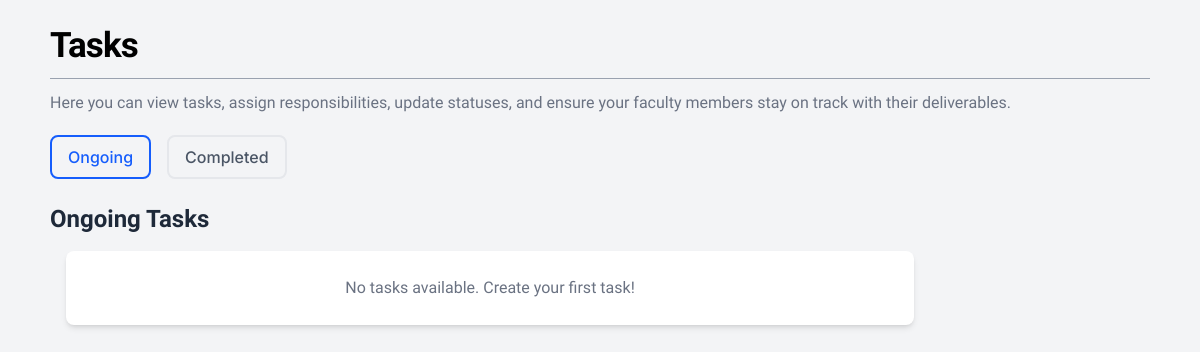
Page /main/task/task_frame.php (signed in) on the earlier database version.
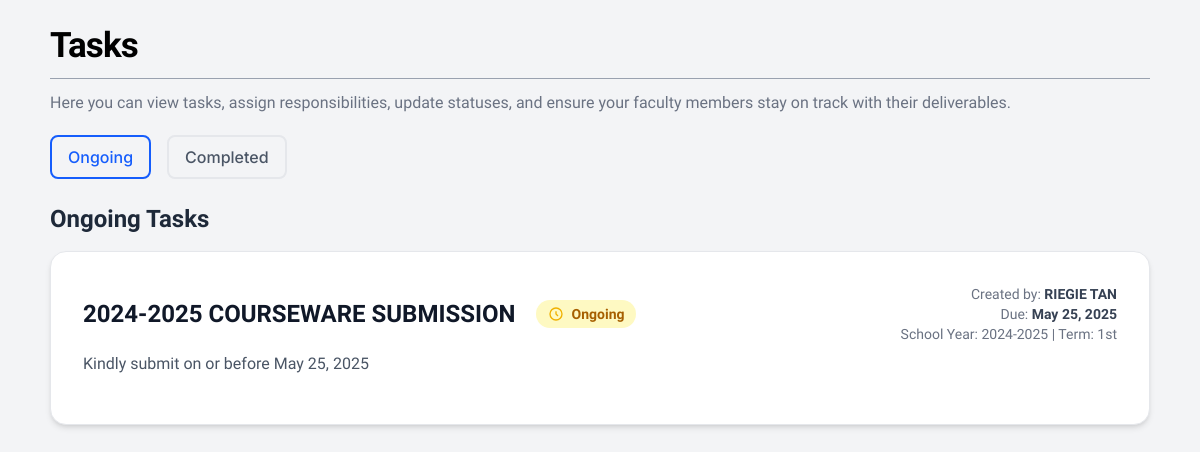
Same page on the later database version.
### tables this page shows
CREATE TABLE `tasks` (
  `TaskID` int(11) NOT NULL AUTO_INCREMENT,
  `Title` varchar(255) NOT NULL,
  `Description` text DEFAULT NULL,
  `CreatedBy` int(11) DEFAULT NULL,
  `FacultyID` int(11) DEFAULT NULL,
  `DueDate` date DEFAULT NULL,
  `Status` enum('Pending','In Progress','Completed') DEFAULT 'Pending',
  `SchoolYear` varchar(30) NOT NULL,
  `Term` varchar(30) NOT NULL,
  `CreatedAt` datetime DEFAULT current_timestamp(),
  PRIMARY KEY (`TaskID`),
  KEY `CreatedBy` (`CreatedBy`),
  KEY `FacultyID` (`FacultyID`),
  CONSTRAINT `tasks_ibfk_1` FOREIGN KEY (`CreatedBy`) REFERENCES `personnel` (`PersonnelID`),
  CONSTRAINT `tasks_ibfk_2` FOREIGN KEY (`FacultyID`) REFERENCES `faculties` (`FacultyID`)
);

### main/task/task_frame.php (the view, shortened to what the changed rows need)
<?php
$conn = new mysqli("localhost", "root", "", "cms");
$accountID = $_SESSION['AccountID'];
$sql = "SELECT personnel.PersonnelID, personnel.FacultyID, faculties.Faculty
        FROM personnel
        JOIN faculties ON personnel.FacultyID = faculties.FacultyID
        WHERE personnel.AccountID = ?";
$stmt = $conn->prepare($sql);
$stmt->bind_param("i", $accountID);
$stmt->execute();
$result = $stmt->get_result();
if ($result && $result->num_rows > 0) {
    $row = $result->fetch_assoc();
    $personnelID = $row['PersonnelID'];
} else {
    $facultyName = "No Faculty Assigned";
}
$userRole = '';
$userRoleQuery = "SELECT Role FROM personnel WHERE AccountID = ?";
$roleStmt = $conn->prepare($userRoleQuery);
$roleStmt->bind_param("i", $accountID);
$roleStmt->execute();
$roleResult = $roleStmt->get_result();
if ($roleResult && $roleResult->num_rows > 0) {
    $userRole = $roleResult->fetch_assoc()['Role'];
}
if ($userRole === 'FM') {
    $ongoingTasksSql = "SELECT DISTINCT t.TaskID, t.Title, t.Description, t.DueDate, t.Status, t.CreatedAt, t.SchoolYear, t.Term,
        t.CreatedBy,
        COUNT(ta.CourseCode) as AssignedCourses,
        SUM(CASE WHEN ta.Status = 'Completed' THEN 1 ELSE 0 END) as CompletedCount,
        p.Role as UserRole,
        CONCAT(creator.FirstName, ' ', creator.LastName) as CreatorName
        FROM tasks t
        JOIN task_assignments ta ON t.TaskID = ta.TaskID
        JOIN program_courses pc ON ta.CourseCode = pc.CourseCode AND ta.ProgramID = pc.ProgramID
        LEFT JOIN personnel p ON p.AccountID = ?
        LEFT JOIN personnel creator ON t.CreatedBy = creator.PersonnelID
        WHERE pc.PersonnelID = ? AND ta.Status != 'Completed'
        GROUP BY t.TaskID
        ORDER BY t.CreatedAt DESC";
    $ongoingTasksStmt = $conn->prepare($ongoingTasksSql);
    $ongoingTasksStmt->bind_param("ii", $accountID, $personnelID);
    $ongoingTasksStmt->execute();
    $ongoingTasksResult = $ongoingTasksStmt->get_result();
    $ongoingTasks = [];
    while ($taskRow = $ongoingTasksResult->fetch_assoc()) {
        $coursesSql = "SELECT ta.TaskAssignmentID, ta.ProgramID, ta.CourseCode, c.Title as CourseTitle,
            p.ProgramName, p.ProgramCode, CONCAT(per.FirstName, ' ', per.LastName) as AssignedTo,
            ta.Status as AssignmentStatus, ta.SubmissionPath, ta.SubmissionDate
            FROM task_assignments ta
            JOIN courses c ON ta.CourseCode = c.CourseCode
            JOIN programs p ON ta.ProgramID = p.ProgramID
            LEFT JOIN program_courses pc ON ta.CourseCode = pc.CourseCode AND ta.ProgramID = pc.ProgramID
            LEFT JOIN personnel per ON pc.PersonnelID = per.PersonnelID
            WHERE ta.TaskID = ?
            ORDER BY p.ProgramName, ta.CourseCode";
        $coursesStmt = $conn->prepare($coursesSql);
        $coursesStmt->bind_param("i", $taskRow['TaskID']);
        $coursesStmt->execute();
        $coursesResult = $coursesStmt->get_result();
        $courses = [];
        while ($courseRow = $coursesResult->fetch_assoc()) {
            $courses[] = $courseRow;
        }
        $taskRow['Courses'] = $courses;
        $ongoingTasks[] = $taskRow;
    }
}
?>
<!DOCTYPE html>
<html lang="en">
<head>
    <link href="../../src/tailwind/output.css" rel="stylesheet" />
</head>
<body class="bg-gray-100">
    <div class="flex-1 flex flex-col px-[50px]  pb-[15px] pt-[15px] overflow-y-auto">
        <h1 class="py-[5px] text-[35px] tracking-tight font-overpass font-bold">Tasks</h1>
        <?php if ($userRole === 'FM'): ?>
            <?php if (!isset($_GET['fmview']) || $_GET['fmview'] === 'ongoing'): ?>
                <div class="mb-8">
                    <h2 class="text-2xl font-bold text-gray-800 mb-4 font-overpass">Ongoing Tasks</h2>
                    <?php if (empty($ongoingTasks)): ?>
                        <div class="grid grid-cols-1 w-full md:w-[80%] px-4">
                            <div class="bg-white p-[25px] font-onest rounded-lg shadow-md flex justify-center items-center">
                                <p class="text-gray-500">No tasks available. Create your first task!</p>
                            </div>
                        </div>
                    <?php else: ?>
                        <?php foreach ($ongoingTasks as $task): ?>
                            <div class="bg-white p-8 font-onest rounded-2xl border border-gray-200 shadow-md hover:shadow-lg transition-shadow duration-200 mb-8 cursor-pointer"
                                 onclick="window.location.href='../../main/dashboard/submissionspage.php?task_id=<?php echo $task['TaskID']; ?>&from=task_frame'">
                                <div class="flex flex-col md:flex-row md:items-center md:justify-between gap-2 mb-2">
                                    <div class="flex items-center gap-3">
                                        <h3 class="text-2xl font-bold text-gray-900 mr-2"><?php echo htmlspecialchars($task['Title']); ?></h3>
                                        <span class="inline-flex items-center px-3 py-1 rounded-full text-sm font-semibold gap-1 bg-yellow-100 text-yellow-700">
                                            <svg class="w-4 h-4 mr-1 text-yellow-500" fill="none" stroke="currentColor" stroke-width="2" viewBox="0 0 24 24">
                                                <circle cx="12" cy="12" r="9"/>
                                                <path d="M12 8v4l3 3"/>
                                            </svg>
                                            Ongoing
                                        </span>
                                    </div>
                                    <div class="flex flex-col md:items-end text-sm text-gray-500">
                                        <span>Created by: <span class="font-semibold text-gray-700"><?php echo htmlspecialchars($task['CreatorName']); ?></span></span>
                                        <span>Due: <span class="font-semibold text-gray-700"><?php echo date("F j, Y", strtotime($task['DueDate'])); ?></span></span>
                                        <span>School Year: <?php echo htmlspecialchars($task['SchoolYear']); ?> | Term: <?php echo htmlspecialchars($task['Term']); ?></span>
                                    </div>
                                </div>
                                <p class="text-gray-600 mt-1 mb-4 text-base"><?php echo htmlspecialchars($task['Description']); ?></p>
                            </div>
                        <?php endforeach; ?>
                    <?php endif; ?>
                </div>
            <?php endif; ?>
        <?php endif; ?>
    </div>
</body>
</html>

Differences in the rows shown:
added tasks: Title "2024-2025 COURSEWARE SUBMISSION", CreatorName "RIEGIE TAN", DueDate "May 25, 2025", SchoolYear "2024-2025", Term "1st", Description "Kindly submit on or before May 25, 2025"
Other differences:
text no longer shown: "No tasks available. Create your first task!"
